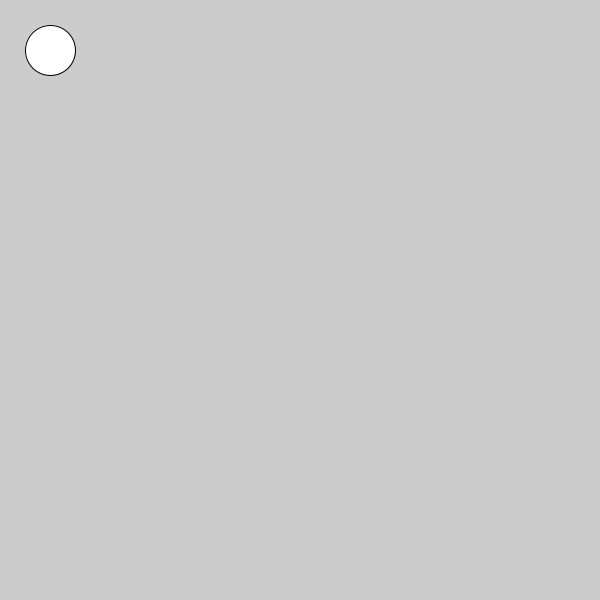
Frame 1 (no input)
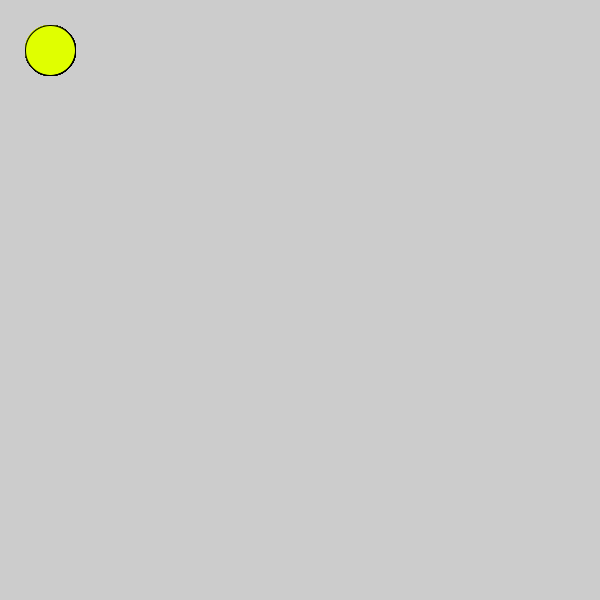
Frame 60 (the mouse pressed at the canvas centre just before this capture)
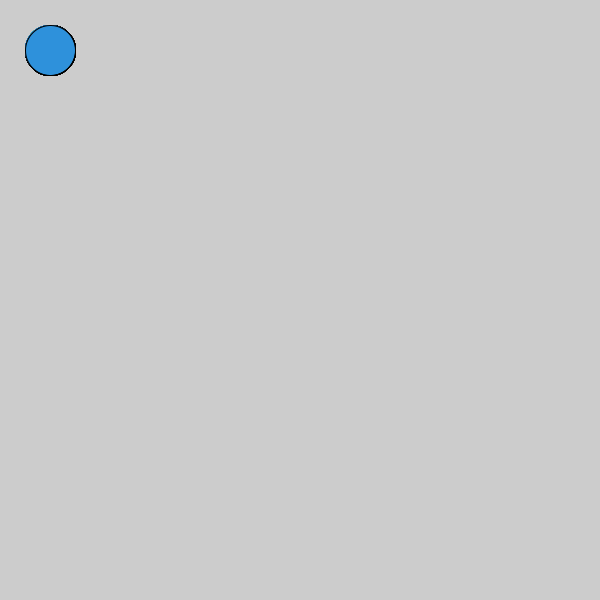
Frame 120 (the mouse held since frame 60 and released just before this capture)

The Processing sketch that drew these frames (run headless with seeded random() and noise(); from frame 60 on, the mouse is pressed at the canvas centre):

// Processing sketch: c_LogicalDot
// ── c_LogicalDot.pde

void setup() {
  
// 1. Set the size of the sketch. Make it 600 pixels square. 
  size (600,600);

}

void draw() {
  
// 2. Draw an ellipse
// Run the program to make sure it works before moving on.
ellipse(50,50, 50,50);

// 3. Change the color of the ellipse when the mouse is pressed.
//    Use the following code, but put your colors where indicated
//    Remember to use the   fill()  command to set colors.

if (mousePressed) {
 fill(#2E91DB);
   //  put one color here 
  
} else {
  fill(#E0FF00);
   // put a different color here
  
}  
  
  
  
}
